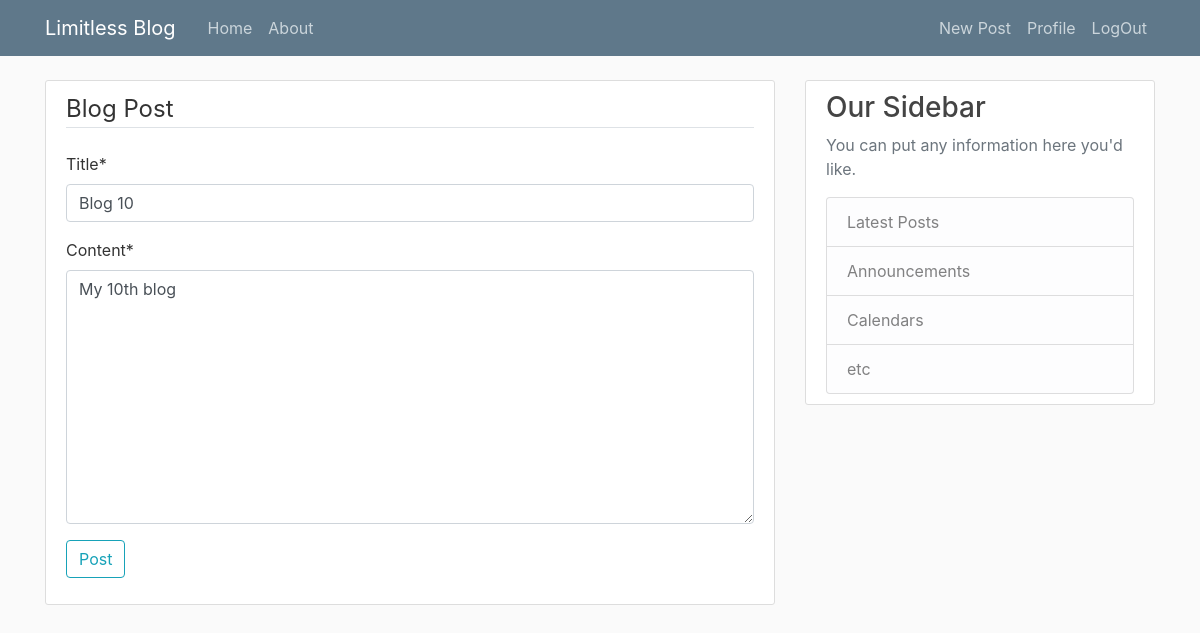
Page /post/11/update/ (signed in) on the earlier database version.
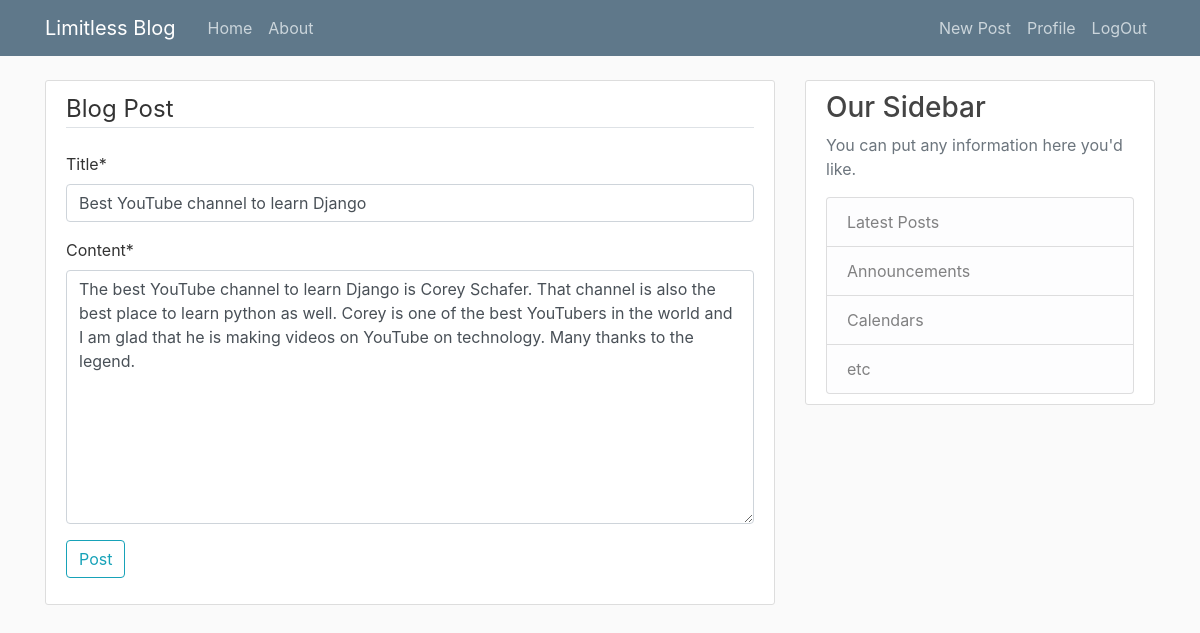
Same page on the later database version.
### blog/models.py (models this page shows, shortened)
class Post(models.Model):
    title = models.CharField(max_length=100)
    content = models.TextField()
    date_posted = models.DateTimeField(default=timezone.now)
    author = models.ForeignKey(User, on_delete=models.CASCADE)

### blog/views.py (the view, shortened to what this page needs)
# urls.py: path('post/<int:pk>/update/', PostUpdateView.as_view(), name='post-update'),
class PostUpdateView(LoginRequiredMixin, UserPassesTestMixin, UpdateView):
    model = Post
    fields = ['title', 'content']
    def test_func(self):
        post = self.get_object()
        if self.request.user == post.author:
            return True
        return  False

### blog/templates/blog/post_form.html (shortened to what this page needs)
{% extends "blog/base.html" %}
{% load crispy_forms_tags %}
{% block content %}
    <div class="content-section">
        <form method="POST">
            <fieldset class="">
                <legend class="border-bottom mb-4">Blog Post</legend>
                {{ form|crispy }}
            </fieldset>
            <div class="form-group">
                <button class="btn btn-outline-info" type="submit">Post</button>
            </div>
        </form>
    </div>
{% endblock content %}

Differences in the rows shown:
changed Post: title "Blog 10" → "Best YouTube channel to learn Django"; content "My 10th blog" → "The best YouTube channel to learn Django is Corey Schafer. That channel is also the best place to learn python as well. Corey is one of the best YouTubers in the world and I am glad that he is making videos on YouTube on technology. Many thanks to the legend."
